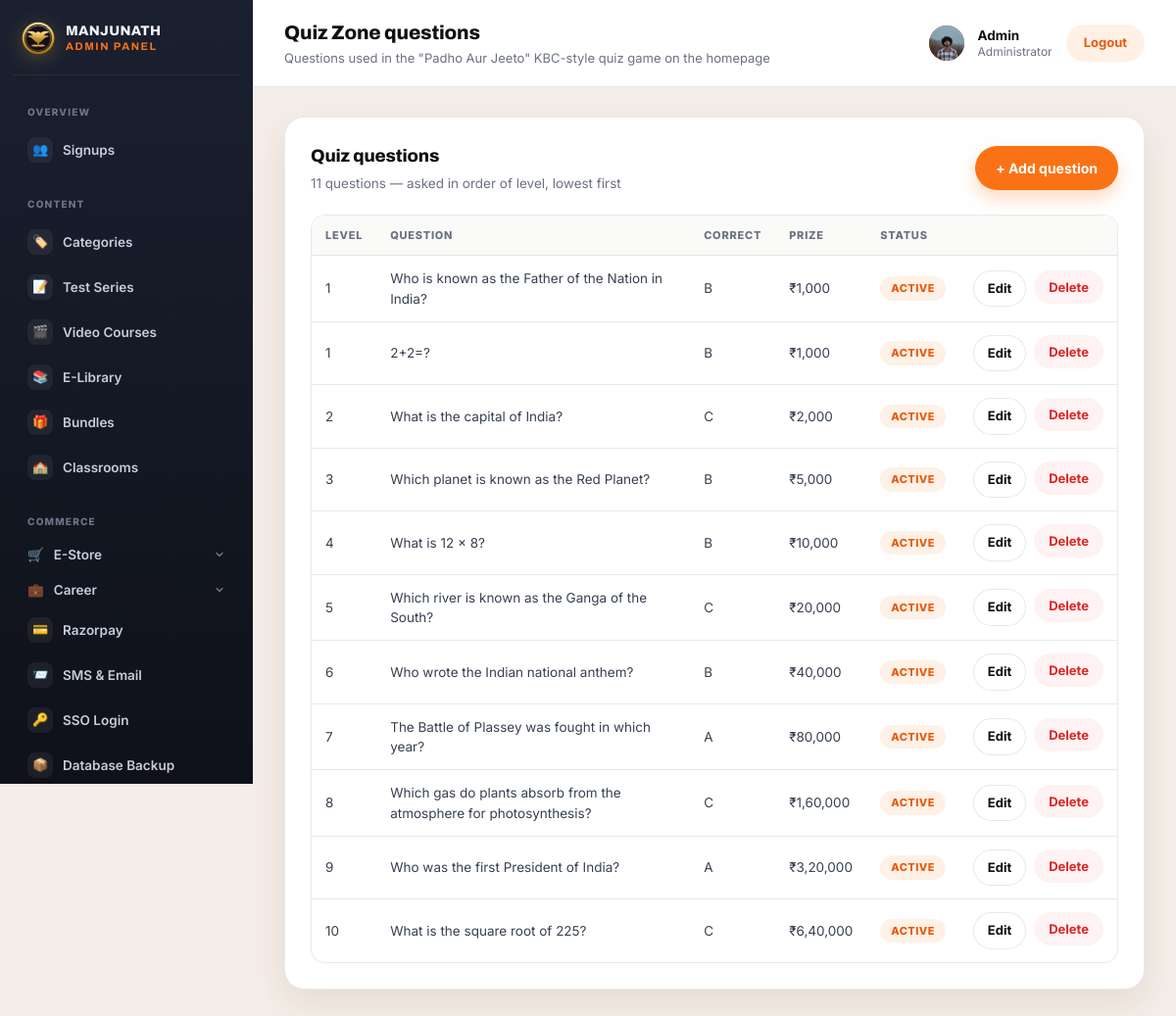
/panel/quiz/questions/ (signed in), run on the app's committed database.
### myapp/models.py (models this page shows, shortened)
class CustomUser(AbstractBaseUser, PermissionsMixin):
    GENDER_CHOICES = [
        ('male', 'Male'),
        ('female', 'Female'),
        ('other', 'Other'),
    ]
    name = models.CharField(max_length=150)
    email = models.EmailField(unique=True)
    number = models.CharField(max_length=15)
    age = models.PositiveIntegerField(null=True, blank=True)
    gender = models.CharField(max_length=10, choices=GENDER_CHOICES, blank=True)
    state = models.CharField(max_length=100, blank=True)
    city = models.CharField(max_length=100, blank=True)
    profile_picture = models.ImageField(upload_to='profile_pictures/', blank=True, null=True)
    is_active = models.BooleanField(default=True)
    is_staff = models.BooleanField(default=False)
    date_joined = models.DateTimeField(auto_now_add=True)
    objects = CustomUserManager()
    USERNAME_FIELD = 'email'
    REQUIRED_FIELDS = ['name', 'number']

class QuizQuestion(models.Model):
    OPTION_CHOICES = [('A', 'A'), ('B', 'B'), ('C', 'C'), ('D', 'D')]
    level = models.PositiveIntegerField(default=1, help_text='Difficulty order — lower levels are asked first')
    text = models.TextField(verbose_name='Question')
    option_a = models.CharField(max_length=200)
    option_b = models.CharField(max_length=200)
    option_c = models.CharField(max_length=200)
    option_d = models.CharField(max_length=200)
    correct_option = models.CharField(max_length=1, choices=OPTION_CHOICES, default='A')
    prize_label = models.CharField(max_length=20, blank=True, help_text='Shown on the money ladder, e.g. ₹10,000')
    is_active = models.BooleanField(default=True)
    class Meta:
        ordering = ['level', 'id']

### myapp/views.py (the view)
# urls.py: path('panel/quiz/questions/', views.panel_quiz_question_list, name='panel_quiz_question_list'),
@login_required(login_url='login')
@user_passes_test(_is_staff, login_url='login')
def panel_quiz_question_list(request):
    questions = QuizQuestion.objects.all()
    return render(request, 'myapp/panel/quiz_question_list.html', {'questions': questions})

### myapp/context_processors.py (called while the page is built)
def site_settings(request):
    return {
        'site_settings': SiteSettings.load(),
        'top_notifications': Notification.objects.filter(is_active=True),
        'chatbot_settings': ChatbotSettings.load(),
        'chatbot_questions': ChatbotQuestion.objects.filter(is_active=True),
        'hero': HeroSection.load(),
        'daily_current_card': DailyUpdateCard.load(DailyUpdateCard.CURRENT_AFFAIRS),
        'daily_news_card': DailyUpdateCard.load(DailyUpdateCard.DAILY_NEWS),
        'pwa_settings': PWASettings.load(),
        'sso_settings': SSOSettings.load(),
    }

### myapp/models.py (called while the page is built)
    @classmethod
    def load(cls):
        obj, _ = cls.objects.get_or_create(pk=1)
        return obj

    @classmethod
    def load(cls):
        obj, _ = cls.objects.get_or_create(pk=1)
        return obj

    @classmethod
    def load(cls):
        obj, _ = cls.objects.get_or_create(pk=1)
        return obj

    @classmethod
    def load(cls, key):
        obj, _ = cls.objects.get_or_create(key=key, defaults={'key': key, **cls.DEFAULTS[key]})
        return obj

    @classmethod
    def load(cls):
        obj, _ = cls.objects.get_or_create(pk=1)
        return obj

    @classmethod
    def load(cls):
        obj, _ = cls.objects.get_or_create(pk=1)
        return obj

### myapp/views.py (called while the page is built)
def _is_staff(user):
    return user.is_authenticated and user.is_staff

### myapp/templates/myapp/panel/quiz_question_list.html (shortened to what this page needs)
{% extends "myapp/panel/base.html" %}
{% block page_title %}Quiz Zone questions{% endblock %}
{% block page_sub %}Questions used in the "Padho Aur Jeeto" KBC-style quiz game on the homepage{% endblock %}
{% block content %}
<div class="panel-card">
  <div class="panel-card-head">
    <div>
      <h2>Quiz questions</h2>
      <p>{{ questions|length }} question{{ questions|length|pluralize }} — asked in order of level, lowest first</p>
    </div>
    <a class="btn btn-primary" href="{% url 'panel_quiz_question_add' %}">+ Add question</a>
  </div>
  {% if questions %}
    <div class="panel-table-wrap">
      <table class="panel-table">
        <thead>
          <tr>
            <th>Level</th>
            <th>Question</th>
            <th>Correct</th>
            <th>Prize</th>
            <th>Status</th>
            <th></th>
          </tr>
        </thead>
        <tbody>
          {% for question in questions %}
          <tr>
            <td>{{ question.level }}</td>
            <td class="quiz-text-cell">{{ question.text }}</td>
            <td>{{ question.correct_option }}</td>
            <td>{{ question.prize_label|default:"—" }}</td>
            <td>{% if question.is_active %}<span class="panel-badge">Active</span>{% else %}<span class="panel-badge panel-badge-muted">Hidden</span>{% endif %}</td>
            <td>
              <div class="gallery-actions">
                <a class="btn btn-ghost btn-sm" href="{% url 'panel_quiz_question_edit' question.pk %}">Edit</a>
                <form method="post" action="{% url 'panel_quiz_question_delete' question.pk %}" onsubmit="return confirm('Delete this question?');">
                  <button type="submit" class="btn btn-danger btn-sm">Delete</button>
                </form>
              </div>
            </td>
          </tr>
          {% endfor %}
        </tbody>
      </table>
    </div>
  {% else %}
    <p class="panel-empty"><span class="panel-empty-ico">🎮</span>No quiz questions yet — the game will show "no questions" until you add some.</p>
  {% endif %}
</div>
{% endblock %}

### myapp/templates/myapp/panel/base.html (shortened to what this page needs)
<!DOCTYPE html>
<html lang="en">
<head>
</head>
<body>
<div class="panel-shell">
  <aside class="panel-sidebar" id="panelSidebar">
    <div class="panel-brand">
      <span class="panel-crest" aria-hidden="true">
      </span>
      <span class="panel-brand-text"><span>MANJUNATH</span><span>Admin Panel</span></span>
    </div>
    <nav class="panel-nav">
      <p class="panel-nav-label">Overview</p>
      <a class="{% block nav_signups %}{% endblock %}" href="{% url 'panel_signups' %}">
        <span class="panel-nav-ico">👥</span> Signups
      </a>
      <p class="panel-nav-label">Content</p>
      <a class="{% block nav_categories %}{% endblock %}" href="{% url 'panel_category_list' %}">
        <span class="panel-nav-ico">🏷️</span> Categories
      </a>
      <a class="{% if course_type == 'test_series' %}is-active{% endif %}" href="{% url 'panel_course_list' 'test_series' %}">
        <span class="panel-nav-ico">📝</span> Test Series
      </a>
      <a class="{% if course_type == 'video_course' %}is-active{% endif %}" href="{% url 'panel_course_list' 'video_course' %}">
        <span class="panel-nav-ico">🎬</span> Video Courses
      </a>
      <a class="{% if course_type == 'elibrary' %}is-active{% endif %}" href="{% url 'panel_course_list' 'elibrary' %}">
        <span class="panel-nav-ico">📚</span> E-Library
      </a>
      <a class="{% block nav_bundles %}{% endblock %}" href="{% url 'panel_bundle_list' %}">
        <span class="panel-nav-ico">🎁</span> Bundles
      </a>
      <a class="{% block nav_classrooms %}{% endblock %}" href="{% url 'panel_classroom_list' %}">
        <span class="panel-nav-ico">🏫</span> Classrooms
      </a>
      <p class="panel-nav-label">Commerce</p>
      <div class="panel-nav-group {% block nav_store_open %}{% endblock %}">
        <button type="button" class="panel-nav-group-toggle {% block nav_store %}{% endblock %}">
          <span class="panel-nav-ico">🛒</span> E-Store
          <svg class="panel-nav-group-caret" viewBox="0 0 24 24" width="12" height="12" aria-hidden="true"><path d="m6 9 6 6 6-6" fill="none" stroke="currentColor" stroke-width="2.2" stroke-linecap="round" stroke-linejoin="round"/></svg>
        </button>
      </div>
      <div class="panel-nav-group {% block nav_career_open %}{% endblock %}">
        <button type="button" class="panel-nav-group-toggle {% block nav_career %}{% endblock %}">
          <span class="panel-nav-ico">💼</span> Career
          <svg class="panel-nav-group-caret" viewBox="0 0 24 24" width="12" height="12" aria-hidden="true"><path d="m6 9 6 6 6-6" fill="none" stroke="currentColor" stroke-width="2.2" stroke-linecap="round" stroke-linejoin="round"/></svg>
        </button>
      </div>
      <a class="{% block nav_razorpay %}{% endblock %}" href="{% url 'panel_razorpay_settings' %}">
        <span class="panel-nav-ico">💳</span> Razorpay
      </a>
      <a class="{% block nav_sms_email %}{% endblock %}" href="{% url 'panel_notification_provider_settings' %}">
        <span class="panel-nav-ico">📨</span> SMS &amp; Email
      </a>
      <a class="{% block nav_sso %}{% endblock %}" href="{% url 'panel_sso_settings' %}">
        <span class="panel-nav-ico">🔑</span> SSO Login
      </a>
      <a class="{% block nav_dropbox %}{% endblock %}" href="{% url 'panel_dropbox_settings' %}">
        <span class="panel-nav-ico">📦</span> Database Backup
      </a>
    </nav>
  </aside>
  <div class="panel-main">
    <header class="panel-topbar">
      <div class="panel-topbar-left">
        <div id="panelPageTitle">
          <h1>{% block page_title %}Admin Panel{% endblock %}</h1>
          <p class="panel-topbar-sub">{% block page_sub %}{% endblock %}</p>
        </div>
      </div>
      <div class="panel-user">
        {% if user.profile_picture %}
          <img class="panel-user-avatar" src="{{ user.profile_picture.url }}" alt="">
        {% else %}
          <span class="panel-user-avatar">{{ user.name|default:user.email|first|upper }}</span>
        {% endif %}
        <span class="panel-user-info">
          <strong>{{ user.name|default:user.email }}</strong>
          <span>Administrator</span>
        </span>
        <a class="panel-logout" href="{% url 'logout' %}">Logout</a>
      </div>
    </header>
    <main class="panel-content" id="panelContent">
      {% block content %}{% endblock %}
    </main>
  </div>
</div>
</body>
</html>

### data on the page
CustomUser: profile_picture (picture), name "Admin"
QuizQuestion: level "1", text "Who is known as the Father of the Nation in India?", correct_option "B", prize_label "₹1,000", is_active "ACTIVE"
QuizQuestion: level "1", text "2+2=?", correct_option "B", prize_label "₹1,000", is_active "ACTIVE"
QuizQuestion: level "2", text "What is the capital of India?", correct_option "C", prize_label "₹2,000", is_active "ACTIVE"
QuizQuestion: level "3", text "Which planet is known as the Red Planet?", correct_option "B", prize_label "₹5,000", is_active "ACTIVE"
QuizQuestion: level "4", text "What is 12 × 8?", correct_option "B", prize_label "₹10,000", is_active "ACTIVE"
QuizQuestion: level "5", text "Which river is known as the Ganga of the South?", correct_option "C", prize_label "₹20,000", is_active "ACTIVE"
QuizQuestion: level "6", text "Who wrote the Indian national anthem?", correct_option "B", prize_label "₹40,000", is_active "ACTIVE"
QuizQuestion: level "7", text "The Battle of Plassey was fought in which year?", correct_option "A", prize_label "₹80,000", is_active "ACTIVE"
QuizQuestion: level "8", text "Which gas do plants absorb from the atmosphere for photosynthesis?", correct_option "C", prize_label "₹1,60,000", is_active "ACTIVE"
QuizQuestion: level "9", text "Who was the first President of India?", correct_option "A", prize_label "₹3,20,000", is_active "ACTIVE"
QuizQuestion: level "10", text "What is the square root of 225?", correct_option "C", prize_label "₹6,40,000", is_active "ACTIVE"

### other printed values
{{ questions|length }} "11"
